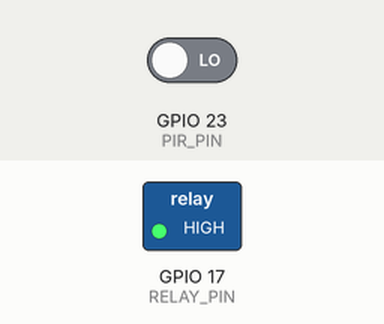
Recording of a sketch running on a simulated ESP32. Parts: switched loads named in the sketch (green lamp = pin HIGH). Inputs (shaded band) come from the test bench; at power-on: GPIO 23 (PIR_PIN) LOW. WiFi joins after 1.5 s; servers stay silent unless stated; no MQTT or app messages arrive unless stated; what the sketch prints to the serial monitor is not drawn.

Above: at 7.4 s.
7.5 s: GPIO 23 (PIR_PIN) driven HIGH
At 8.7 s:
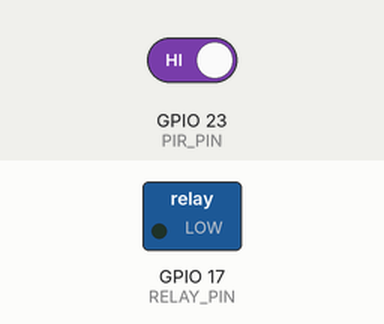
9.0 s: GPIO 23 (PIR_PIN) driven LOW
At 10.2 s:
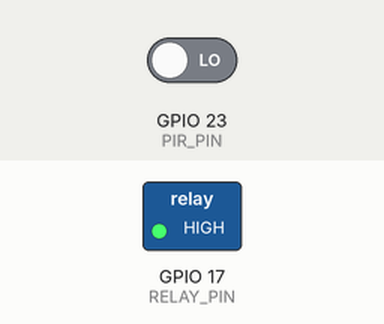
Timing chart, 0 to 12.0 s (numbered marks = the images above; inputs shaded):
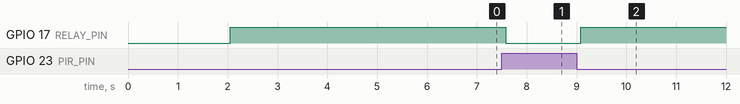

The sketch:

ESP32-LoRa-MQTT-SensorPIR-Rele-FreeRTOS.ino
```cpp
#include <WiFi.h>
#include <PubSubClient.h>

#define PIR_PIN 23
#define RELAY_PIN 17
#define ssid "IoT"
#define password "@IoT@S3nh@S3gur@"
#define mqtt_server "192.168.15.10"
#define MQTT_PORT 1883
#define MQTT_USER "RobsonBrasil"
#define MQTT_PASSWORD "loboalfa"
#define MQTT_STATE_TOPIC "SensorPIR/Estado"
#define MQTT_COMMAND_TOPIC "SensorPIR/Comando"

volatile bool motionDetected = false;

WiFiClient espClient;
PubSubClient client(espClient);

TaskHandle_t core1TaskHandle = NULL;

void setup() {
  Serial.begin(115200);

  pinMode(PIR_PIN, INPUT_PULLUP);
  pinMode(RELAY_PIN, OUTPUT);
  digitalWrite(RELAY_PIN, LOW);

  // Connect to Wi-Fi
  WiFi.begin(ssid, password);
  while (WiFi.status() != WL_CONNECTED) {
    delay(1000);
    Serial.println("Connecting to WiFi...");
  }
  Serial.println("Connected to WiFi");

    // Set up MQTT client and connect to broker
  client.setServer(mqtt_server, 1883);
  client.setCallback(callback);

  // Connect to MQTT broker
  //client.setServer(mqtt_server, MQTT_PORT);
  while (!client.connected()) {
    Serial.println("Connecting to MQTT broker...");
    if (client.connect("ESP32Client", MQTT_USER, MQTT_PASSWORD)) {
      Serial.println("Connected to MQTT broker");
      client.subscribe(MQTT_COMMAND_TOPIC);
    } else {
      Serial.print("Failed to connect to MQTT broker with state ");
      Serial.println(client.state());
      delay(1000);
    }
  }

  // Create a task to run on core 1
  xTaskCreatePinnedToCore(task_core1, "core1", 10000, NULL, 1, &core1TaskHandle, 1);
}

void loop() {
  if (!client.connected()) {
    reconnect();
  }
  client.loop();

  // Publish the current state of the PIR sensor to the MQTT broker
  String state = motionDetected ? "ON" : "OFF";
  client.publish(MQTT_COMMAND_TOPIC, state.c_str());

  delay(1000);
}

void task_core1(void *pvParameters) {
  // Loop to read PIR sensor and control relay
  while (1) {
    int pirValue = digitalRead(PIR_PIN);

    // If PIR sensor detects motion, turn on relay and publish to MQTT
    if (pirValue == HIGH) {
      digitalWrite(RELAY_PIN, LOW);
      client.publish("state", "ON");
    } else {
      digitalWrite(RELAY_PIN, HIGH);
      client.publish("state", "OFF");
    }

    // Wait a short amount of time before reading PIR sensor again
    delay(100);
  }
}

void reconnect() {
  while (!client.connected()) {
    Serial.println("Reconnecting to MQTT broker...");
    if (client.connect("ESP32Client", MQTT_USER, MQTT_PASSWORD)) {
      Serial.println("Connected to MQTT broker");
      client.subscribe(MQTT_STATE_TOPIC);
    } else {
      Serial.print("Failed to connect to MQTT broker with state ");
      Serial.println(client.state());
      delay(1000);
    }
  }
}

void callback(char* topic, byte* payload, unsigned int length) {
  // Print topic and message payload
  Serial.print("Message received on topic: ");
  Serial.println(topic);
  Serial.print("Message payload: ");
  for (int i = 0; i < length; i++) {
    Serial.print((char)payload[i]);
  }
  Serial.println();

  // Handle incoming messages here
}
```

Measured:
- after the input at 7.5 s, GPIO 17 (RELAY_PIN): HIGH → LOW after 0.08 s
- after the input at 9.0 s, GPIO 17 (RELAY_PIN): LOW → HIGH after 0.09 s
